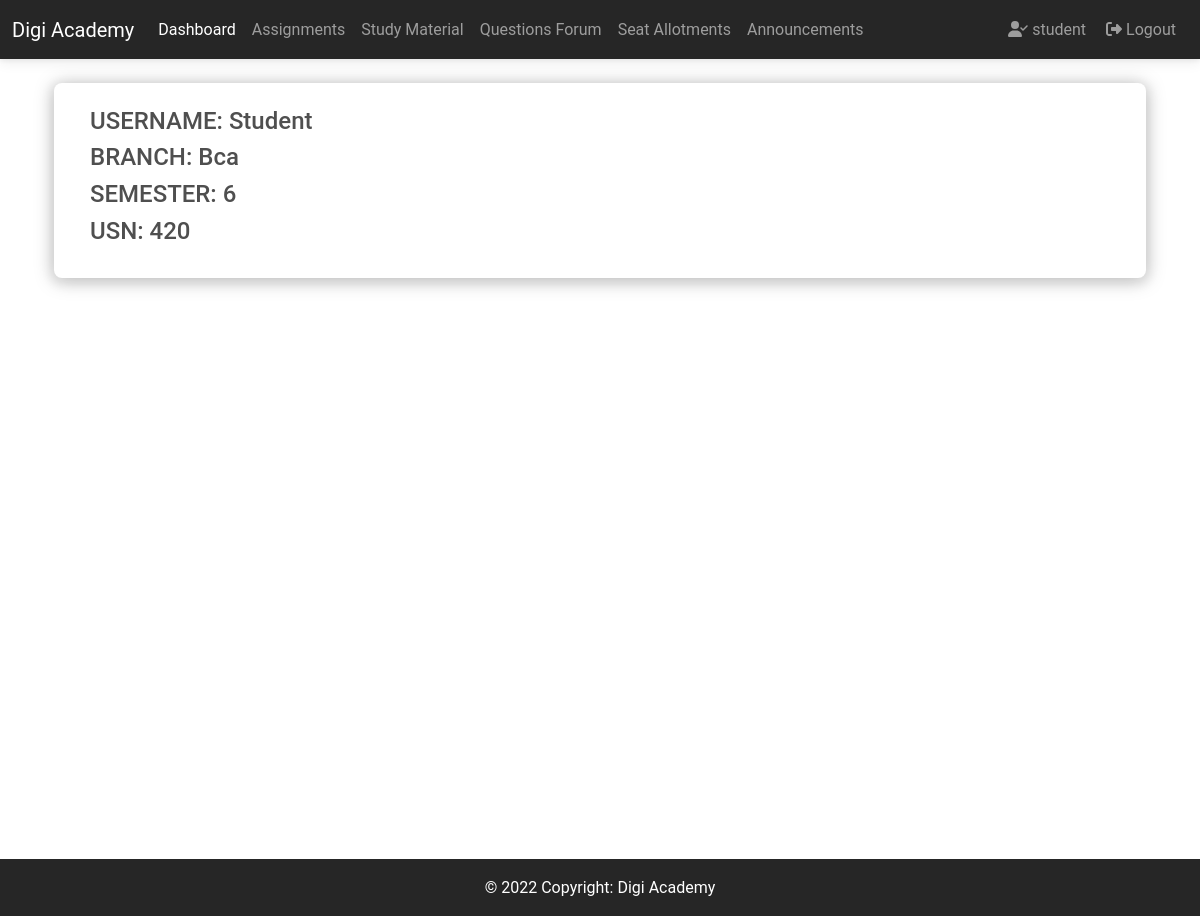
Screenshot of /sta/s/ (signed in) with the database file from the repository.
### custom_auth_app/models.py (models this page shows, shortened)
class User(AbstractUser):
    is_teacher = models.BooleanField(_('is_teacher'), default=False)
    is_student = models.BooleanField(_('is_student'), default=False)

class Student(models.Model):
    user = models.OneToOneField(
        User, on_delete=models.CASCADE, primary_key=True)
    branch = models.CharField(max_length=100)
    semester = models.CharField(max_length=100)
    roll_no = models.CharField(max_length=100)
    class Meta:
        verbose_name = 'Student'
        verbose_name_plural = 'Students'

### sta/views.py (the view)
# urls.py: path('s/', views.student_dashboard, name='student_dashboard'),
@student_required
def student_dashboard(request):
    student = Student.objects.get(user=request.user)
    context = {
        'title': 'Student Dashboard',
        'navbar_active': 'student_dashboard',
        'student': student,
    }
    return render(request, 'sta/student_dashboard.html', context)

### sta/templates/sta/student_dashboard.html (shortened to what this page needs)
{% extends "base.html" %}
{% block navbar %}
    {% include "components/navbar.html" %}
{% endblock navbar %}
{% block content %}
    <div class="container height-adjustment">
        <div class="row p-4">
            <div class="card shadow-custom">
                <div class="card-body">
                    <h4>USERNAME: {{ request.user.username|title }}</h4>
                    <h4>BRANCH: {{ student.branch|title }}</h4>
                    <h4>SEMESTER: {{ student.semester }}</h4>
                    <h4>USN: {{ student.roll_no }}</h4>
                </div>
            </div>
        </div>
    </div>
{% endblock content %}
{% block footer %}
    {% include "components/footer.html" %}
{% endblock footer %}

### templates/components/navbar.html (shortened to what this page needs)
<nav class="navbar navbar-expand-lg bg-dark navbar-dark ">
    <div class="container-fluid">
        <a class="navbar-brand" href="#">Digi Academy</a>
        <div class="collapse navbar-collapse" id="navbarSupportedContent">
            {% if user.is_authenticated and user.is_student %}
                <ul class="navbar-nav me-auto mb-2 mb-lg-0">
                    <li class="nav-item">
                        <a class="nav-link {% if navbar_active == 'student_dashboard' %}active{% endif %}"
                           href="{% url 'sta:student_dashboard' %}">Dashboard</a>
                    </li>
                    <li class="nav-item">
                        <a class="nav-link {% if navbar_active == 'StuAssignments' %}active{% endif %}"
                           href="{% url 'sta:stu_assignments' %}">Assignments</a>
                    </li>
                    <li class="nav-item">
                        <a class="nav-link {% if navbar_active == 'StuStudyMaterial' %}active{% endif %}"
                           href="{% url 'sta:stu_study_material' %}">Study Material</a>
                    </li>
                    <li class="nav-item">
                        <a class="nav-link {% if navbar_active == 'StuQuestionsForum' %}active{% endif %}"
                           href="{% url 'sta:stu_question_forum' %}">Questions Forum</a>
                    </li>
                    <li class="nav-item">
                        <a class="nav-link {% if navbar_active == 'SeatAllotments' %}active{% endif %}"
                           href="{% url 'sta:seat_allotment' %}">Seat Allotments</a>
                    </li>
                    <li class="nav-item">
                        <a class="nav-link {% if navbar_active == 'StuAnnouncements' %}active{% endif %}"
                           href="{% url 'sta:stu_announcements' %}">Announcements</a>
                    </li>
                </ul>
                <ul class="navbar-nav d-flex flex-row me-1">
                    <li class="nav-item me-3 me-lg-0">
                        <a class="nav-link" href="#"><i class="fa-solid fa-user-check mx-1"></i>{{ request.user.username }}</a>
                    </li>
                    <li class="nav-item me-3 me-lg-0">
                        <a class="nav-link" href="{% url 'custom_auth_app:logout' %}"><i class="fa-solid fa-right-from-bracket mx-1"></i>Logout</a>
                    </li>
                </ul>
            {% endif %}
        </div>
    </div>
</nav>

### static/css/styles.css (style rules this page uses)
.shadow-custom { box-shadow: 0 2px 20px 0 rgba(0, 0, 0, .25), 0 3px 10px 5px rgba(0, 0, 0, 0.05) !important; }

### sta/templates/sta/student_dashboard.html (style rules this page uses)
.height-adjustment { min-height: 100vh; }

### rows the page displays
User: user.username "student", user.username "Student"
Student: branch "Bca", semester "6", roll_no "420"
